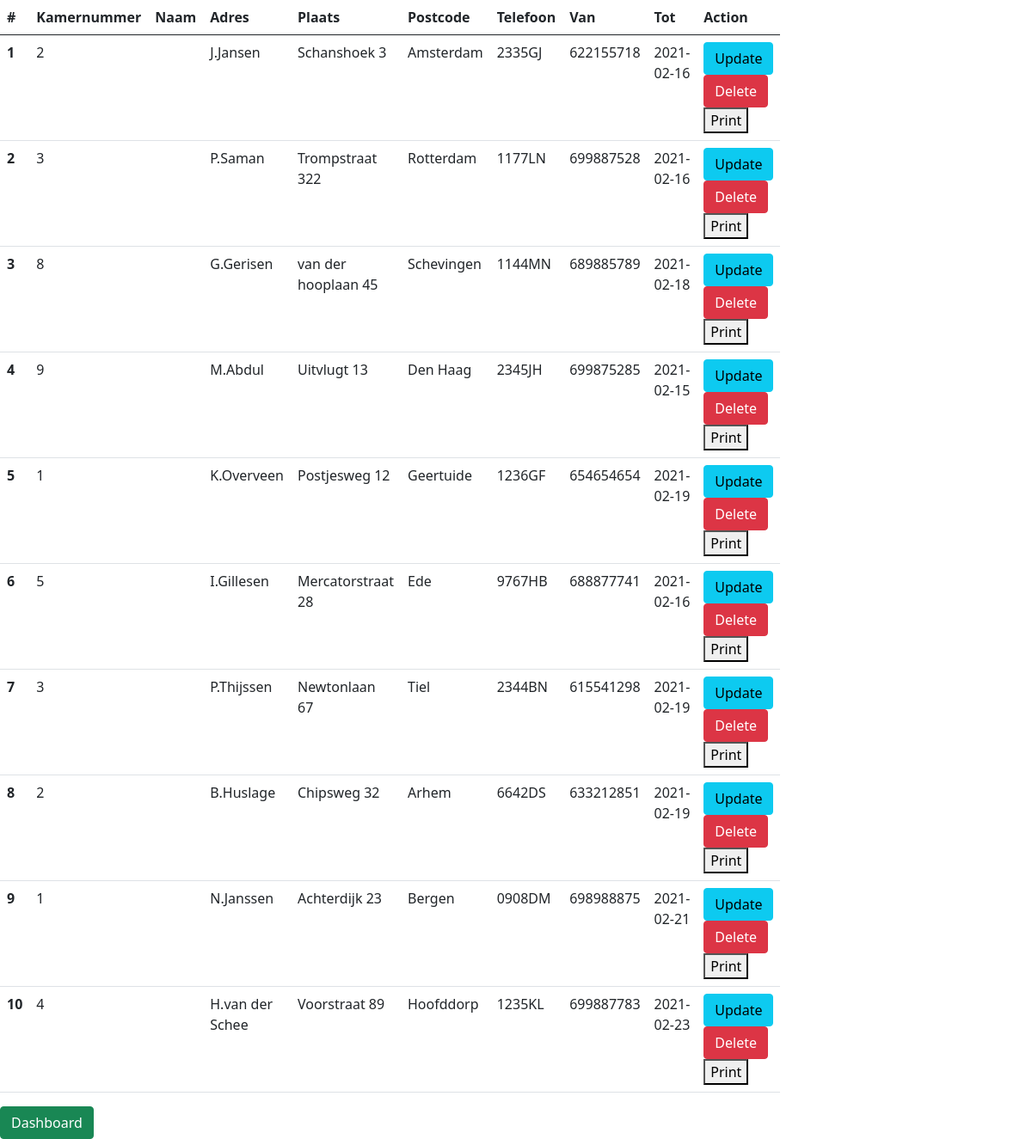
The app's page /overzicht_res.php with its own data.
### tables this page shows
CREATE TABLE `reservering` (
  `reserveringnummer` int(11) NOT NULL,
  `kamernummer` int(11) NOT NULL,
  `periode` varchar(255) DEFAULT NULL,
  `naam` varchar(255) NOT NULL,
  `adres` varchar(255) NOT NULL,
  `plaats` varchar(255) NOT NULL,
  `postcode` varchar(255) NOT NULL,
  `telefoon` int(11) NOT NULL,
  `van` date NOT NULL,
  `tot` date NOT NULL
);

### read.php (called while the page is built)
<?php
include 'config.php';
$query="SELECT * FROM reservering";
$result=mysqli_query($link, $query);
?>

### overzicht_res.php (the view, shortened to what this page needs)
<!DOCTYPE html>
<html lang="en">
<head>
    <link href="https://cdn.jsdelivr.net/npm/bootstrap@5.0.2/dist/css/bootstrap.min.css" rel="stylesheet">
</head>
<body>
    <table class="table w-75">
        <thead>
            <tr>
            <th scope="col">#</th>
            <th scope="col">Kamernummer</th>
            <th scope="col">Naam</th>
            <th scope="col">Adres</th>
            <th scope="col">Plaats</th>
            <th scope="col">Postcode</th>
            <th scope="col">Telefoon</th>
            <th scope="col">Van</th>
            <th scope="col">Tot</th>
            <th scope="col">Action</th>
        </tr>
        </thead>
        <tbody>
            <?php include 'read.php'; ?>
            <?php if($result->num_rows > 0): ?>
            <?php while($array=mysqli_fetch_row($result)) : ?>
                <tr>
                    <th scope="row"> <?php echo $array[0]; ?></th>
                    <td><?php echo $array[1]; ?></td>
                    <td><?php echo $array[2]; ?></td>
                    <td><?php echo $array[3]; ?></td>
                    <td><?php echo $array[4]; ?></td>
                    <td><?php echo $array[5]; ?></td>
                    <td><?php echo $array[6]; ?></td>
                    <td><?php echo $array[7]; ?></td>
                    <td><?php echo $array[8]; ?></td>
                    <td><a class="btn btn-info" href="update.php?<?php echo $array[0]; ?>">Update</a>
                <a class="btn btn-danger" href="delete.php?<?php echo $array[0]; ?>">Delete</a>
                <button onclick="window.print()">Print</button></td>
                </tr>
                <?php endwhile; ?>
                <?php else: ?>
                    <tr>
                   <td colspan="8" rowspan="1" headers=""></td>
                </tr>
                <?php endif; ?>
        </tbody>
    </table>
<div class="go-back">
            <a class="btn btn-success" href="dashboard.php">Dashboard</a>
        </div>
</body>
</html>

### records on screen
reservering: reserveringnummer "1", kamernummer "2", naam "J.Jansen", adres "Schanshoek 3", plaats "Amsterdam", postcode "2335GJ", telefoon "622155718", van "2021-02-16"
reservering: reserveringnummer "2", kamernummer "3", naam "P.Saman", adres "Trompstraat 322", plaats "Rotterdam", postcode "1177LN", telefoon "699887528", van "2021-02-16"
reservering: reserveringnummer "3", kamernummer "8", naam "G.Gerisen", adres "van der hooplaan 45", plaats "Schevingen", postcode "1144MN", telefoon "689885789", van "2021-02-18"
reservering: reserveringnummer "4", kamernummer "9", naam "M.Abdul", adres "Uitvlugt 13", plaats "Den Haag", postcode "2345JH", telefoon "699875285", van "2021-02-15"
reservering: reserveringnummer "5", kamernummer "1", naam "K.Overveen", adres "Postjesweg 12", plaats "Geertuide", postcode "1236GF", telefoon "654654654", van "2021-02-19"
reservering: reserveringnummer "6", kamernummer "5", naam "I.Gillesen", adres "Mercatorstraat 28", plaats "Ede", postcode "9767HB", telefoon "688877741", van "2021-02-16"
reservering: reserveringnummer "7", kamernummer "3", naam "P.Thijssen", adres "Newtonlaan 67", plaats "Tiel", postcode "2344BN", telefoon "615541298", van "2021-02-19"
reservering: reserveringnummer "8", kamernummer "2", naam "B.Huslage", adres "Chipsweg 32", plaats "Arhem", postcode "6642DS", telefoon "633212851", van "2021-02-19"
reservering: reserveringnummer "9", kamernummer "1", naam "N.Janssen", adres "Achterdijk 23", plaats "Bergen", postcode "0908DM", telefoon "698988875", van "2021-02-21"
reservering: reserveringnummer "10", kamernummer "4", naam "H.van der Schee", adres "Voorstraat 89", plaats "Hoofddorp", postcode "1235KL", telefoon "699887783", van "2021-02-23"
